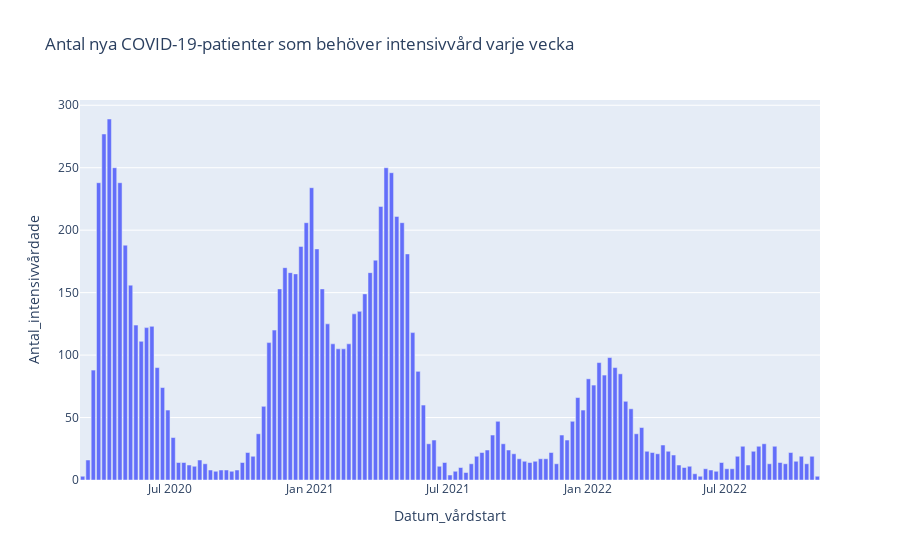

Here is the notebook cell this chart was saved with:
### Markdown cell above
### Mål med EDA:
Att undersöka och visualisera antalet nya COVID-19-patienter som behöver intensivvård varje vecka för att förstå belastningen på sjukvårdssystemet över tid.

- Steg i EDA:

1. Datainläsning och -rensning: Vi börjar med att läsa in datan om patienter som behöver intensivvård från Excel-filen och omvandlar datumkolumnen till ett DateTime-format för enkel hantering.

2. Dataaggregering: Datan aggregeras till veckovisa intervall med hjälp av Pandas 'resample' funktion. Detta ger oss en summering av antalet nya intensivvårdspatienter för varje vecka.

3. Visualisering: Användning av Plotly Express för att skapa ett interaktivt stapeldiagram som visar antalet nya intensivvårdspatienter varje vecka. Detta ger en tydlig visuell representation av belastningen på intensivvård över tid.

### Code cell
import pandas as pd
import plotly.express as px

# Ladda in datan för intensivvårdade patienter
covid_intensive_care_data = pd.read_excel(file_path_covid19, sheet_name='Antal intensivvårdade per dag')

# Konvertera datumkolumnen till datetime-format och ställ in den som index
covid_intensive_care_data['Datum_vårdstart'] = pd.to_datetime(covid_intensive_care_data['Datum_vårdstart'])

# Sammanställ datan till veckovis frekvens och summera antalet intensivvårdspatienter
covid_intensive_care_data.set_index('Datum_vårdstart', inplace=True)
weekly_intensive_care = covid_intensive_care_data.resample('W').sum().reset_index()

# Skapa ett histogram med Plotly Express
fig = px.bar(weekly_intensive_care, x='Datum_vårdstart', y='Antal_intensivvårdade', title='Antal nya COVID-19-patienter som behöver intensivvård varje vecka')
fig.show()

### Figure 1 — Plotly figure (JSON) as saved in the notebook; plotly's stock layout.template omitted (floating-point values rounded to 4 significant figures; data arrays with more than 128 entries replaced by an {"elided": "..."} marker saying what was removed)
{"data": [{"alignmentgroup": "True", "hovertemplate": "Datum_vårdstart=%{x}<br>Antal_intensivvårdade=%{y}<extra></extra>", "legendgroup": "", "marker": {"color": "#636efa", "pattern": {"shape": ""}}, "name": "", "offsetgroup": "", "orientation": "v", "showlegend": false, "textposition": "auto", "type": "bar", "x": {"elided": "139 str values"}, "xaxis": "x", "y": {"elided": "139 int values"}, "yaxis": "y"}], "layout": {"barmode": "relative", "legend": {"tracegroupgap": 0}, "title": {"text": "Antal nya COVID-19-patienter som behöver intensivvård varje vecka"}, "xaxis": {"anchor": "y", "domain": [0, 1], "title": {"text": "Datum_vårdstart"}}, "yaxis": {"anchor": "x", "domain": [0, 1], "title": {"text": "Antal_intensivvårdade"}}}}
